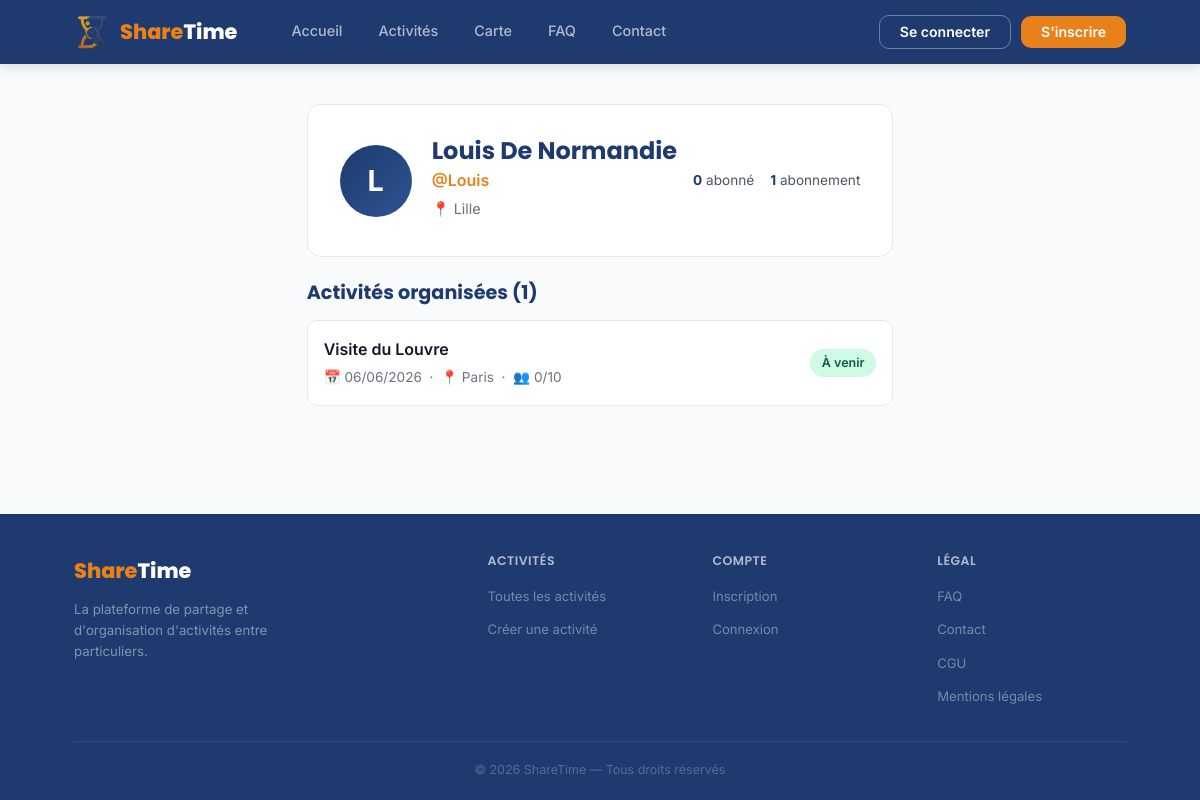
The app's page /public/?page=profil&id=2 with its own data.
### tables this page shows
CREATE TABLE `users` (
  `idusers` int(11) NOT NULL,
  `nom` varchar(100) NOT NULL,
  `prenom` varchar(100) NOT NULL,
  `pseudo` varchar(50) DEFAULT NULL,
  `email` varchar(150) NOT NULL,
  `email_verified` tinyint(1) NOT NULL DEFAULT 0,
  `mot_de_passe` varchar(255) NOT NULL,
  `ville` varchar(100) DEFAULT NULL,
  `bio` text DEFAULT NULL,
  `photo_profil` varchar(255) DEFAULT NULL,
  `note_moyenne` float DEFAULT 0,
  `role` enum('utilisateur','admin','superadmin') NOT NULL DEFAULT 'utilisateur',
  `is_banned` tinyint(1) NOT NULL DEFAULT 0,
  `date_naissance` date DEFAULT NULL,
  `cgu_acceptees` tinyint(1) NOT NULL DEFAULT 0,
  `cgu_version` varchar(20) DEFAULT NULL,
  `date_creation` datetime DEFAULT current_timestamp()
);

CREATE TABLE `activities` (
  `idactivities` int(11) NOT NULL,
  `creator_id` int(11) NOT NULL,
  `title` varchar(150) NOT NULL,
  `description` text NOT NULL,
  `photo` varchar(255) DEFAULT NULL,
  `location` varchar(255) DEFAULT NULL,
  `city` varchar(100) DEFAULT NULL,
  `start_time` datetime NOT NULL,
  `end_time` datetime NOT NULL,
  `max_participants` int(11) NOT NULL,
  `visibility` enum('publique','privee') DEFAULT 'publique',
  `category` varchar(20) NOT NULL DEFAULT 'autre',
  `status` enum('active','annulee','terminee','en_cours') DEFAULT 'active',
  `liste_attente_active` tinyint(1) DEFAULT 0,
  `rappel_actif` tinyint(1) DEFAULT 0,
  `conditions` text DEFAULT NULL,
  `created_at` datetime DEFAULT current_timestamp(),
  `latitude` decimal(10,7) DEFAULT NULL,
  `longitude` decimal(10,7) DEFAULT NULL
);

### app/models/User.php (called while the page is built, shortened)
<?php
class User {
    private $pdo;
    public function __construct($pdo) {
        $this->pdo = $pdo;
    }
    public function getById($id) {
        $stmt = $this->pdo->prepare("SELECT * FROM users WHERE idusers = :id LIMIT 1");
        $stmt->execute(['id' => (int)$id]);
        return $stmt->fetch();
    }
    public function getFollowerCount(int $user_id): int {
        $stmt = $this->pdo->prepare("SELECT COUNT(*) FROM followers WHERE following_id = :u");
        $stmt->execute(['u' => $user_id]);
        return (int)$stmt->fetchColumn();
    }
    public function getFollowingCount(int $user_id): int {
        $stmt = $this->pdo->prepare("SELECT COUNT(*) FROM followers WHERE follower_id = :u");
        $stmt->execute(['u' => $user_id]);
        return (int)$stmt->fetchColumn();
    }
}

### app/models/Activity.php (called while the page is built, shortened)
<?php
class Activity {
    private $pdo;
    public function __construct($pdo) {
        $this->pdo = $pdo;
    }
    public function getByCreator($user_id) {
        $stmt = $this->pdo->prepare("
            SELECT a.*,
                   COALESCE(r_count.nb_inscrits, 0) AS nb_inscrits
            FROM activities a
            LEFT JOIN (
                SELECT activity_id, COUNT(*) AS nb_inscrits
                FROM registrations WHERE status = 'inscrit'
                GROUP BY activity_id
            ) r_count ON r_count.activity_id = a.idactivities
            WHERE a.creator_id = :id
            ORDER BY a.start_time DESC  -- activités les plus récentes en premier sur le profil
        ");
        $stmt->execute(['id' => (int)$user_id]);
        return $stmt->fetchAll();
    }
}

### public/pages/profil.php (the view, shortened to what this page needs)
<?php
if (!$profile): ?>
<main class="container" style="padding:80px 0; text-align:center;">
    <p style="font-size:2rem; margin-bottom:16px;">😕</p>
    <p style="font-size:1.2rem; color:var(--gray-600);">Profil introuvable.</p>
</main>
<?php else:
    $is_own = isset($_SESSION['user']) && (int)$_SESSION['user']['id'] === (int)$profile['idusers'];
?>
<main class="container" style="padding:40px 0; max-width:800px; margin:auto;">
    <div style="background:white; border:1.5px solid var(--gray-200); border-radius:var(--radius-lg); padding:32px; margin-bottom:24px;">
        <div style="display:flex; align-items:center; justify-content:space-between; flex-wrap:wrap; gap:16px;">
            <div style="display:flex; align-items:center; gap:20px;">
                <?php if (!empty($profile['photo_profil'])): ?>
                <img src="/sharetime/public/uploads/profils/<?= htmlspecialchars($profile['photo_profil']) ?>"
                     style="width:72px; height:72px; border-radius:50%; object-fit:cover; flex-shrink:0; border:2px solid var(--gray-200);">
                <?php else: ?>
                <div style="width:72px; height:72px; border-radius:50%;
                            background:linear-gradient(135deg, var(--navy), var(--navy-light));
                            display:flex; align-items:center; justify-content:center;
                            color:white; font-size:1.8rem; font-weight:700; flex-shrink:0;">
                    <?= strtoupper(mb_substr($profile['prenom'], 0, 1)) ?>
                </div>
                <?php endif; ?>
                <div>
                    <h1 style="margin:0; color:var(--navy); font-size:1.5rem;">
                        <?= htmlspecialchars($profile['prenom'] . ' ' . $profile['nom']) ?>
                    </h1>
                    <?php if (!empty($profile['pseudo'])): ?>
                        <p style="color:var(--orange); font-weight:600; margin:2px 0;">
                            @<?= htmlspecialchars($profile['pseudo']) ?>
                        </p>
                    <?php endif; ?>
                    <?php if (!empty($profile['ville'])): ?>
                        <p style="color:var(--gray-500); font-size:0.9rem; margin:4px 0;">
                            📍 <?= htmlspecialchars($profile['ville']) ?>
                        </p>
                    <?php endif; ?>
                </div>
            </div>
            <div style="display:flex; flex-direction:column; align-items:flex-end; gap:10px;">
                <div style="display:flex; gap:16px; font-size:0.85rem; color:var(--gray-600);">
                    <span><strong style="color:var(--navy);"><?= $follower_count ?></strong> abonné<?= $follower_count > 1 ? 's' : '' ?></span>
                    <span><strong style="color:var(--navy);"><?= $following_count ?></strong> abonnement<?= $following_count > 1 ? 's' : '' ?></span>
                </div>
            </div>
        </div>
    </div>
    <div style="margin-bottom:28px;">
        <h2 style="color:var(--navy); margin-bottom:16px; font-size:1.2rem;">
            Activités organisées (<?= count($user_activities) ?>)
        </h2>
        <?php if (empty($user_activities)): ?>
            <p style="color:var(--gray-500);">
                <?php if ($is_own): ?>
                    Vous n'avez pas encore créé d'activité.
                    <a href="/sharetime/public/?page=creer" style="color:var(--orange); font-weight:600;">Créer une activité</a>
                <?php else: ?>
                    Cet utilisateur n'a pas encore créé d'activité.
                <?php endif; ?>
            </p>
        <?php else: ?>
            <div style="display:flex; flex-direction:column; gap:10px;">
                <?php foreach ($user_activities as $user_activity_item):
                    $start_datetime = new DateTime($user_activity_item['start_time']);
                    $status_label_map = ['active' => 'À venir', 'en_cours' => 'En cours', 'terminee' => 'Terminée', 'annulee' => 'Annulée'];
                    $activity_status_label = $status_label_map[$user_activity_item['status']] ?? ucfirst($user_activity_item['status']);
                    $status_badge_bg_map    = ['active'=>'#D1FAE5','en_cours'=>'#FEF3C7','annulee'=>'var(--gray-100)','terminee'=>'var(--gray-100)'];
                    $status_badge_color_map = ['active'=>'#065F46','en_cours'=>'#92400E','annulee'=>'var(--gray-500)','terminee'=>'var(--gray-500)'];
                    $status_badge_bg        = $status_badge_bg_map[$user_activity_item['status']]    ?? 'var(--gray-100)';
                    $status_badge_color     = $status_badge_color_map[$user_activity_item['status']] ?? 'var(--gray-500)';
                ?>
                <a href="/sharetime/public/?page=detail&id=<?= $user_activity_item['idactivities'] ?>"
                   style="background:white; border:1.5px solid var(--gray-200); border-radius:10px;
                          padding:16px; display:flex; justify-content:space-between; align-items:center;
                          gap:12px; text-decoration:none; color:inherit;
                          transition:box-shadow 0.2s, border-color 0.2s;"
                   onmouseover="this.style.boxShadow='var(--shadow-md)';this.style.borderColor='var(--navy)'"
                   onmouseout="this.style.boxShadow='none';this.style.borderColor='var(--gray-200)'">
                    <div>
                        <p style="font-weight:600; color:var(--gray-900); margin-bottom:4px;">
                            <?= htmlspecialchars($user_activity_item['title']) ?>
                        </p>
                        <p style="font-size:0.85rem; color:var(--gray-500);">
                            📅 <?= $start_datetime->format('d/m/Y') ?> &nbsp;·&nbsp;
                            📍 <?= htmlspecialchars($user_activity_item['city']) ?> &nbsp;·&nbsp;
                            👥 <?= $user_activity_item['nb_inscrits'] ?>/<?= $user_activity_item['max_participants'] ?>
                        </p>
                    </div>
                    <span style="font-size:0.78rem; padding:4px 12px; border-radius:99px; font-weight:600; white-space:nowrap;
                                 background:<?= $status_badge_bg ?>; color:<?= $status_badge_color ?>;">
                        <?= $activity_status_label ?>
                    </span>
                </a>
                <?php endforeach; ?>
            </div>
        <?php endif; ?>
    </div>
</main>
<?php endif; ?>

### public/css/style.css (style rules this page uses)
:root { --orange: #E8811A; --orange-light: #F9A54A; --orange-pale: #FEF3E2; --navy: #1E3A6E; --navy-light: #2D5494; --navy-pale: #EBF0F8; --white: #FFFFFF; --gray-50: #F9FAFB; --gray-100: #F3F4F6; --gray-200: #E5E7EB; --gray-300: #D1D5DB; --gray-400: #9CA3AF; --gray-500: #6B7280; --gray-600: #4B5563; --gray-700: #374151; --gray-900: #111827; --shadow-sm: 0 1px 3px rgba(0,0,0,0.08); --shadow-md: 0 4px 16px rgba(0,0,0,0.10); --shadow-lg: 0 8px 32px rgba(30,58,110,0.12); --radius-sm: 6px; --radius-md: 10px; --radius-lg: 14px; --radius-xl: 20px; }
*, *::before, *::after { box-sizing: border-box; margin: 0; padding: 0; }
html { scroll-behavior: smooth; }
body { font-family: 'Inter', sans-serif; font-size: 16px; color: var(--gray-900); background: var(--gray-50); line-height: 1.6; }
a { text-decoration: none; color: inherit; }
h1, h2, h3, h4 { font-family: 'Poppins', sans-serif; line-height: 1.2; }
.container { max-width: 1100px; margin: 0 auto; padding: 0 24px; }

### app/views/header.php (style rules this page uses)
html, body { height: 100%; margin: 0; }
body { display: flex; flex-direction: column; min-height: 100vh; }
main { flex: 1; }

### records on screen
users: prenom "L", prenom+nom "Louis De Normandie", pseudo "Louis", ville "Lille"
activities: title "Visite du Louvre", start_time "06/06/2026", city "Paris", nb_inscrits "0", max_participants "10", status "À venir"

### other values on screen
$follower_count "0"
$following_count "1"
count($user_activities) "1"
